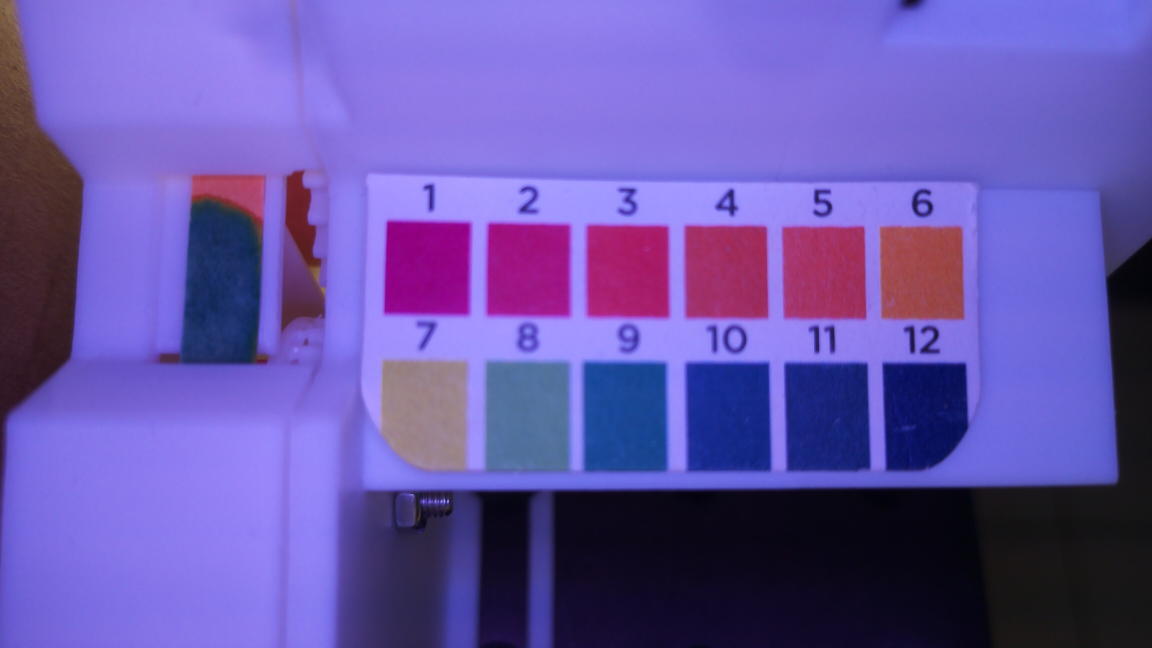
#> input picture test_images/capture_20250909-171227_200200200.jpg, 4608 x 2592 px (shown at 1/4 size)
$ python ph_grid_color_reader.py ../../test_images/capture_20250909-171227_200200200.jpg
#> lines starting #> are read from the running program, lines starting #| are printed output that depends on the picture
import os
import cv2
import numpy as np
from pathlib import Path
from google.cloud import vision
import itertools
import argparse
from pprint import pprint
from dotenv import load_dotenv

# Load environment variables from .env file
load_dotenv()

# Set up Google Cloud credentials if provided in .env
if os.getenv('GOOGLE_APPLICATION_CREDENTIALS'):
    os.environ['GOOGLE_APPLICATION_CREDENTIALS'] = os.getenv('GOOGLE_APPLICATION_CREDENTIALS')

# --- CONFIG ---
# Path to the image to analyze
IMAGE_PATH = "C:/Users/yasee/Documents/Projects/pizerocam/test_images/capture_20250909-171227_200200200.jpg"
  # Change to your image path

# --- STEP 1: OCR Detection and Text Box Visualization ---

def detect_text_boxes(image_path):
    """Detect text and bounding boxes using Google Cloud Vision API."""
    client = vision.ImageAnnotatorClient()
    image = cv2.imread(image_path)
    success, buffer = cv2.imencode('.jpg', image)
    if not success:
        raise RuntimeError("Failed to encode image for Vision API")
    vision_image = vision.Image(content=buffer.tobytes())
    response = client.text_detection(image=vision_image)
    texts = response.text_annotations
    detections = []
    for text in texts[1:]:  # Skip the first, which is all text
        vertices = [(v.x, v.y) for v in text.bounding_poly.vertices]
        detections.append({
            'text': text.description,
            'bbox': vertices
        })
    return image, detections

def draw_text_boxes(image, detections, out_path):
    """Draw bounding boxes and text labels on the image and save it."""
    img = image.copy()
    for det in detections:
        bbox = np.array(det['bbox'], dtype=np.int32)
        cv2.polylines(img, [bbox], isClosed=True, color=(0,255,0), thickness=10)
        x, y = bbox[0]
        cv2.putText(img, det['text'], (x+150, y+100), cv2.FONT_HERSHEY_SIMPLEX, 3, (0,255,0), 10)
    cv2.imwrite(out_path, img)
    print(f"Saved labeled text box image to {out_path}")

def cluster_rows(detections, row_gap_thresh=None):
    """Cluster text boxes into rows based on y-coordinate proximity using text height as tolerance."""
    if not detections:
        return []

    # Calculate average text height to use as clustering tolerance
    text_heights = []
    for det in detections:
        bbox = det['bbox']
        text_height = max([p[1] for p in bbox]) - min([p[1] for p in bbox])
        text_heights.append(text_height)
        # Also calculate centers for later use
        det['y_center'] = int(np.mean([p[1] for p in bbox]))
        det['x_center'] = int(np.mean([p[0] for p in bbox]))

    # Use average text height as tolerance, with fallback
    if row_gap_thresh is None:
        avg_text_height = np.mean(text_heights) if text_heights else 40
        row_gap_thresh = int(avg_text_height)
        print(f"Using text-based row clustering tolerance: {row_gap_thresh} pixels (avg text height: {avg_text_height:.1f})")

    # Sort by y_center
    detections_sorted = sorted(detections, key=lambda d: d['y_center'])

    # Group into rows using the text height-based tolerance
    rows = []
    for k, group in itertools.groupby(detections_sorted, key=lambda d: d['y_center']//row_gap_thresh):
        rows.append(list(group))

    print(f"Clustered {len(detections)} detections into {len(rows)} rows")
    return rows

def define_color_boxes(rows, delta_y_frac=0.4, width_frac=0.5):
    """For each number, define a color box below it."""
    # Calculate text box heights to ensure minimum color box height
    all_detections = [det for row in rows for det in row]
    text_heights = []
    for det in all_detections:
        bbox = det['bbox']
        text_height = max([p[1] for p in bbox]) - min([p[1] for p in bbox])
        text_heights.append(text_height)

    if text_heights:
        avg_text_height = np.mean(text_heights)
        min_color_box_height = int(avg_text_height)  # Minimum height = text height
        print(f"Average text height: {avg_text_height:.1f} pixels, minimum color box height: {min_color_box_height}")
    else:
        min_color_box_height = 20  # fallback minimum
        avg_text_height = 20

    if len(rows) < 2:
        print("Warning: Less than 2 rows detected. Using text box height to estimate color box size.")
        # Use text height as a reasonable scale reference
        row_delta = avg_text_height * 3  # Color box should be ~3x text height below
        print(f"Estimated row_delta from text height: {row_delta:.1f} pixels")
    else:
        # Use mean y distance between row centers
        row_delta = abs(np.mean([det['y_center'] for det in rows[1]]) - np.mean([det['y_center'] for det in rows[0]]))
        print(f"Calculated row_delta from row spacing: {row_delta:.1f} pixels")

    # Add minimum spacing to ensure color boxes don't overlap with text
    min_spacing = avg_text_height * 0.5  # At least half text height spacing
    print(f"Using minimum spacing: {min_spacing:.1f} pixels")

    color_boxes = []
    for row in rows:
        # Sort by x
        row_sorted = sorted(row, key=lambda d: d['x_center'])
        # Compute average x distance between numbers
        if len(row_sorted) > 1:
            x_dists = [row_sorted[i+1]['x_center'] - row_sorted[i]['x_center'] for i in range(len(row_sorted)-1)]
            avg_x_dist = np.mean(x_dists)
        else:
            avg_x_dist = 40  # fallback
        for det in row_sorted:
            bbox = det['bbox']
            x_center = det['x_center']
            y_max = max([p[1] for p in bbox])

            # Calculate this specific text box height and width
            text_height = max([p[1] for p in bbox]) - min([p[1] for p in bbox])
            text_width = max([p[0] for p in bbox]) - min([p[0] for p in bbox])

            # Calculate width ensuring it's at least as wide as the text
            calculated_width = int(avg_x_dist * width_frac)
            width = max(calculated_width, text_width, 100)  # Minimum 100 pixels wide

            calculated_height = int(row_delta * delta_y_frac)

            # Ensure height is at least the height of this number's bounding box
            height = max(calculated_height, text_height, min_color_box_height)

            x1 = int(x_center - width//2)
            x2 = int(x_center + width//2)

            # FIXED: More robust positioning - ensure adequate spacing below text
            spacing = max(min_spacing, row_delta * 0.2)  # Use larger of minimum spacing or 30% of row_delta
            y1 = int(y_max + spacing)
            y2 = int(y1 + height)

            print(f"pH {det['text']}: text_height={text_height}, spacing={spacing:.1f}, box=({x1},{y1},{x2},{y2})")

            color_boxes.append({
                'ph_text': det['text'],
                'rect': (x1, y1, x2, y2),
                'x_center': x_center,
                'y_max': y_max
            })
    return color_boxes

def draw_color_boxes(image, detections, color_boxes, out_path=None):
    img = image.copy()
    for det in detections:
        bbox = np.array(det['bbox'], dtype=np.int32)
        cv2.polylines(img, [bbox], isClosed=True, color=(0,255,0), thickness=10)
        x, y = bbox[0]
        cv2.putText(img, det['text'], (x+150, y+100), cv2.FONT_HERSHEY_SIMPLEX, 3, (0,255,0), 10)
    for box in color_boxes:
        x1, y1, x2, y2 = box['rect']
        cv2.rectangle(img, (x1, y1), (x2, y2), (255,255,255), 10)  # White outline
        cv2.putText(img, f"pH {box['ph_text']}", (x1, y2+60), cv2.FONT_HERSHEY_SIMPLEX, 3, (255,255,255), 10)  # White label, size 3
    if out_path:
        cv2.imwrite(out_path, img)
        print(f"Saved labeled color box image to {out_path}")
    return img

# [32 lines left out: function split_multi_digit_detection, not called in this run]

def get_average_colors(image, color_boxes):
    """
    Returns a list of dicts: [{'ph_text': ..., 'avg_color': [B, G, R], 'rect': (x1, y1, x2, y2)}, ...]
    Only includes boxes with valid pH text (numeric, between 0-14).
    """
    results = []
    for box in color_boxes:
        # Filter: only keep valid pH values (numeric strings that can be converted to float 0-14)
        ph_text = box['ph_text']
        try:
            ph_value = float(ph_text)
            if not (0 <= ph_value <= 14):
                print(f"Skipping invalid pH value (out of range): {ph_text}")
                continue
        except ValueError:
            print(f"Skipping non-numeric pH text: {ph_text}")
            continue

        x1, y1, x2, y2 = box['rect']
        # Clamp to image bounds
        x1c, y1c, x2c, y2c = max(0, x1), max(0, y1), min(image.shape[1], x2), min(image.shape[0], y2)
        roi = image[y1c:y2c, x1c:x2c]
        if roi.size == 0:
            avg_color = [0, 0, 0]
        else:
            avg_color = roi.mean(axis=(0, 1)).tolist()  # BGR order
        results.append({
            'ph_text': box['ph_text'],
            'avg_color': avg_color,
            'rect': (x1, y1, x2, y2)
        })
    return results

# [13 lines left out: function find_closest_color, not called in this run]

def get_average_color_of_box(image, x, y, width, height):
    """
    Returns the average BGR color of the box and the region of interest.
    """
    x1, y1, x2, y2 = int(x), int(y), int(x+width), int(y+height)
    x1c, y1c, x2c, y2c = max(0, x1), max(0, y1), min(image.shape[1], x2), min(image.shape[0], y2)
    roi = image[y1c:y2c, x1c:x2c]
    if roi.size == 0:
        avg_color_bgr = [0, 0, 0]
    else:
        avg_color_bgr = [int(round(c)) for c in roi.mean(axis=(0, 1))]
    return avg_color_bgr, (x1c, y1c, x2c, y2c), roi

# [18 lines left out: function highlight_and_label_box, not called in this run]

def convert_bgr_to_color_space(bgr_color, color_space='rgb'):
    """
    Convert BGR color to specified color space.
    Args:
        bgr_color: BGR color as [B, G, R] list/array
        color_space: 'rgb', 'lab', or 'hsv'
    Returns:
        Converted color as numpy array
    """
    bgr_array = np.array(bgr_color, dtype=np.uint8).reshape(1, 1, 3)

    if color_space.lower() == 'rgb':
        # Convert BGR to RGB for consistency
        rgb = cv2.cvtColor(bgr_array, cv2.COLOR_BGR2RGB)
        return rgb.flatten().astype(np.float32)
    elif color_space.lower() == 'lab':
        # Convert BGR to LAB
        lab = cv2.cvtColor(bgr_array, cv2.COLOR_BGR2LAB)
        return lab.flatten().astype(np.float32)
    elif color_space.lower() == 'hsv':
        # Convert BGR to HSV
        hsv = cv2.cvtColor(bgr_array, cv2.COLOR_BGR2HSV)
        return hsv.flatten().astype(np.float32)
    else:
        raise ValueError(f"Unsupported color space: {color_space}. Use 'rgb', 'lab', or 'hsv'.")

# [26 lines left out: function find_closest_detected_ph, not called in this run]

def interpolate_ph_from_distances(distances):
    """
    Interpolate pH value to one decimal place based on two closest references.
    Args:
        distances: Dict of {pH_string: distance}
    Returns:
        Interpolated pH value rounded to 1 decimal place as float
    """
    # Convert pH strings to floats and sort by distance
    ph_distances = [(float(ph), dist) for ph, dist in distances.items()]
    sorted_phs = sorted(ph_distances, key=lambda x: x[1])

    if len(sorted_phs) < 2:
        # Not enough references for interpolation
        return round(sorted_phs[0][0], 1)

    # Get two closest pH values
    ph1, dist1 = sorted_phs[0]
    ph2, dist2 = sorted_phs[1]

    # If distances are very similar or first distance is zero, return closest
    if dist1 == 0 or dist2 == 0:
        return round(ph1, 1)

    # Inverse distance weighting for interpolation
    weight1 = 1.0 / dist1
    weight2 = 1.0 / dist2
    total_weight = weight1 + weight2

    interpolated_ph = (ph1 * weight1 + ph2 * weight2) / total_weight
    return round(interpolated_ph, 1)

def ph_from_image(image_path, return_all_color_spaces=False, output_dir=None, interpolate=True):
    """
    Detect pH from color grid image.

    Args:
        image_path: Path to the image file to analyze
        return_all_color_spaces: If True, returns dict with results from RGB, LAB, and HSV.
                                 If False, returns single pH value from RGB (default behavior)
        output_dir: Directory to save annotated images. If None, saves to ~/Pictures/pH_photos/
                   If "same", saves to same directory as input image
        interpolate: If True, interpolates pH to 1 decimal place; if False, returns exact match

    Returns:
        If return_all_color_spaces=False: pH value as string or float (e.g., "7" or 7.3)
        If return_all_color_spaces=True: dict like {'rgb': 7.3, 'lab': 7.1, 'hsv': 8.0,
                                                     'distances': {'rgb': 15.2, 'lab': 12.1, 'hsv': 18.5}}
    """
    # Setup output directory
    if output_dir == "same":
        # Save in same directory as input image
        output_dir = Path(image_path).parent
    elif output_dir is None:
        # Default to ~/Pictures/pH_photos/
        home_dir = Path.home()
        output_dir = home_dir / "Pictures" / "pH_photos"
    else:
        output_dir = Path(output_dir)

    output_dir.mkdir(parents=True, exist_ok=True)

    # Extract base filename without extension from input image
    input_filename = Path(image_path).stem  # e.g., "capture_20250715-151115_200200200"

    image, detections = detect_text_boxes(image_path)
    # Compute average width of single-digit boxes
    single_digit_widths = [
        max([p[0] for p in det['bbox']]) - min([p[0] for p in det['bbox']])
        for det in detections if len(det['text']) == 1 and det['text'].isdigit()
    ]
    avg_digit_width = np.mean(single_digit_widths) if single_digit_widths else 40
    # Split multi-digit detections
    split_detections = []
    for det in detections:
        split_detections.extend(split_multi_digit_detection(det, avg_digit_width))
    detections = split_detections
    out_path1 = output_dir / f"{input_filename}_step1_text_boxes.png"
    draw_text_boxes(image, detections, str(out_path1))

    # --- STEP 2 ---
    rows = cluster_rows(detections)

    color_boxes = define_color_boxes(rows)
    out_path2 = output_dir / f"{input_filename}_step2_color_boxes.png"
    draw_color_boxes(image, detections, color_boxes, str(out_path2))

    # --- STEP 3: Get average colors ---
    avg_colors = get_average_colors(image, color_boxes)
    # --- STEP 4: Find pH using different color spaces ---
    avg_bgr, box_coords, roi = get_average_color_of_box(image, 1350, 1250, 150, 300) # this is the box of pH strip - adjusted for left side pink strip

    if return_all_color_spaces:
        # Calculate pH for all three color spaces
        results = {}
        all_distances = {}
        color_spaces = ['rgb', 'lab', 'hsv']

        for color_space in color_spaces:
            # Get distances to all pH values in this color space
            distances_dict = {}
            target_converted = convert_bgr_to_color_space(avg_bgr, color_space)

            for entry in avg_colors:
                bgr = [int(round(c)) for c in entry['avg_color']]
                ref_converted = convert_bgr_to_color_space(bgr, color_space)
                dist = np.linalg.norm(ref_converted - target_converted)
                distances_dict[entry['ph_text']] = dist

            # Interpolate or get closest
            if interpolate:
                ph_value = interpolate_ph_from_distances(distances_dict)
                results[color_space] = ph_value
            else:
                closest_ph = min(distances_dict, key=distances_dict.get)
                results[color_space] = closest_ph

            # Store minimum distance for reference
            all_distances[color_space] = min(distances_dict.values())

            print(f"{color_space.upper()} color space: pH={results[color_space]}, min distance={all_distances[color_space]:.2f}")

        # Save highlighted image with RGB result (default)
        out_path3 = output_dir / f"{input_filename}_step3_highlighted_box.png"
        highlight_and_label_box(image, box_coords, results['rgb'], str(out_path3),
                               color_boxes=color_boxes, detections=detections)

        results['distances'] = all_distances
        return results
    else:
        # Single color space mode - return pH using RGB
        distances_dict = {}
        target_converted = convert_bgr_to_color_space(avg_bgr, 'rgb')

        for entry in avg_colors:
            bgr = [int(round(c)) for c in entry['avg_color']]
            ref_converted = convert_bgr_to_color_space(bgr, 'rgb')
            dist = np.linalg.norm(ref_converted - target_converted)
            distances_dict[entry['ph_text']] = dist

        # Interpolate or get closest
        if interpolate:
            ph_result = interpolate_ph_from_distances(distances_dict)
        else:
            ph_result = min(distances_dict, key=distances_dict.get)

        out_path3 = output_dir / f"{input_filename}_step3_highlighted_box.png"
        highlight_and_label_box(image, box_coords, ph_result, str(out_path3),
                               color_boxes=color_boxes, detections=detections)

        if ph_result is not None:
            return ph_result
        else:
            return None


def main():
    parser = argparse.ArgumentParser(description="Detect pH from color grid image.")
    parser.add_argument("image_path", help="Path to the image file to analyze")
    args = parser.parse_args()
    result = ph_from_image(args.image_path)
#> in detect_text_boxes, image is the input picture: shape (2592, 4608, 3); mean B, G, R 169.1, 84.7, 102.5
#> in ph_from_image, `image, detections = detect_text_boxes(image_path)`: detections = []
#> in ph_from_image, `avg_digit_width = np.mean(single_digit_widths) if single_digit_widths ..`: avg_digit_width = 40
#> after the loop in ph_from_image, `for det in detections:`: split_detections = []
#> in get_average_color_of_box, `roi = image[y1c:y2c, x1c:x2c]`:
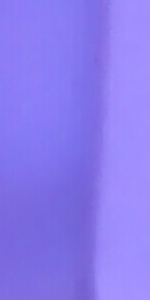
#> roi: shape (300, 150, 3); mean B, G, R 239.3, 122.7, 138.4
#> in get_average_color_of_box, `avg_color_bgr = [int(round(c)) for c in roi.mean(axis=(0, 1))]`: avg_color_bgr = [239, 123, 138]
#> in ph_from_image, `avg_bgr, box_coords, roi = get_average_color_of_box(image, 1350, 1250,..`: box_coords = (1350, 1250, 1500, 1550)
#> in convert_bgr_to_color_space, `bgr_array = np.array(bgr_color, dtype=np.uint8).reshape(1, 1, 3)`: bgr_array = [[239, 123, 138]]
#> in convert_bgr_to_color_space, `rgb = cv2.cvtColor(bgr_array, cv2.COLOR_BGR2RGB)`: rgb = [[138, 123, 239]]
#> in ph_from_image, `target_converted = convert_bgr_to_color_space(avg_bgr, 'rgb')`: target_converted = [138, 123, 239]
#> after the loop in ph_from_image, `for entry in avg_colors:`: distances_dict = 0 items
#> in interpolate_ph_from_distances, `ph_distances = [(float(ph), dist) for ph, dist in distances.items()]`: ph_distances = []
    print(result if result is not None else "NULL")

if __name__ == "__main__":
#> (the run stopped early here; a loop or call above may not have finished)

$ run again, with test_images/capture_20251015-105810_010010007.jpg copied over test_images/capture_20250909-171227_200200200.jpg
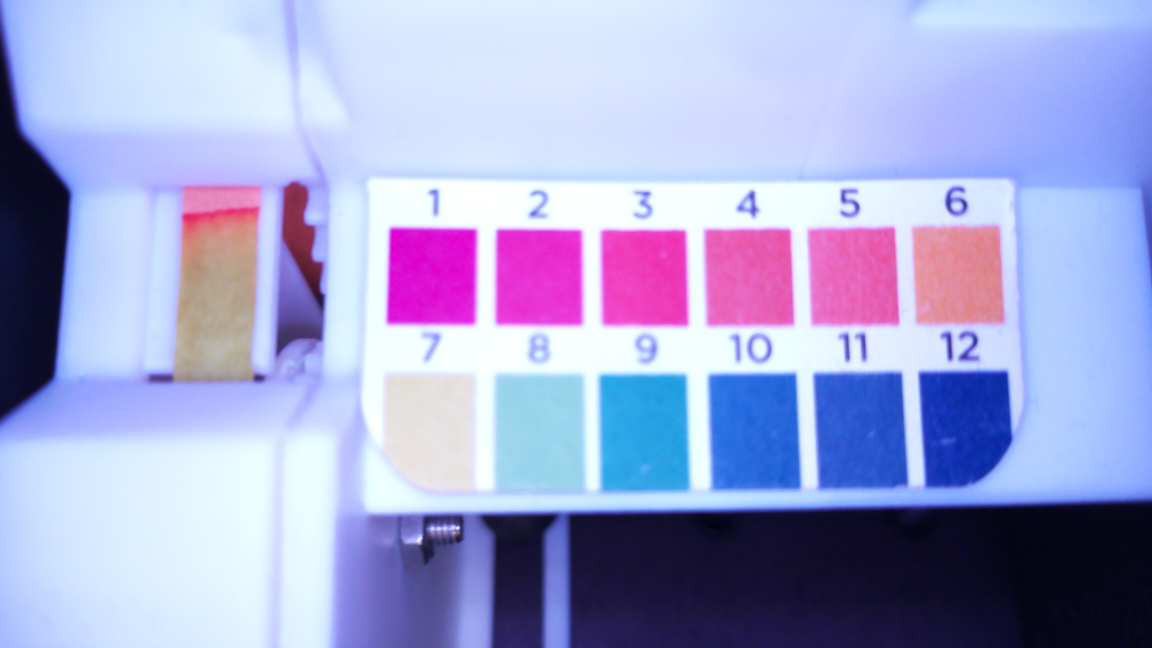
#> input picture test_images/capture_20251015-105810_010010007.jpg, 4608 x 2592 px (shown at 1/4 size)
#> in detect_text_boxes, image is the input picture: shape (2592, 4608, 3); mean B, G, R 212.2, 166.4, 163
#> detections = []
#> avg_digit_width = 40
#> after the loop in ph_from_image, `for det in detections:`: split_detections = []
#> in get_average_color_of_box, `roi = image[y1c:y2c, x1c:x2c]`:
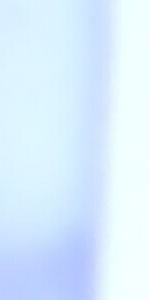
#> roi: shape (300, 150, 3); mean B, G, R 254.7, 237.7, 218.4
#> avg_color_bgr = [255, 238, 218]
#> box_coords = (1350, 1250, 1500, 1550)
#> bgr_array = [[255, 238, 218]]
#> rgb = [[218, 238, 255]]
#> target_converted = [218, 238, 255]
#> after the loop in ph_from_image, `for entry in avg_colors:`: distances_dict = 0 items
#> ph_distances = []

$ run again, with test_images/capture_20251015-110425_010010007.jpg copied over test_images/capture_20250909-171227_200200200.jpg
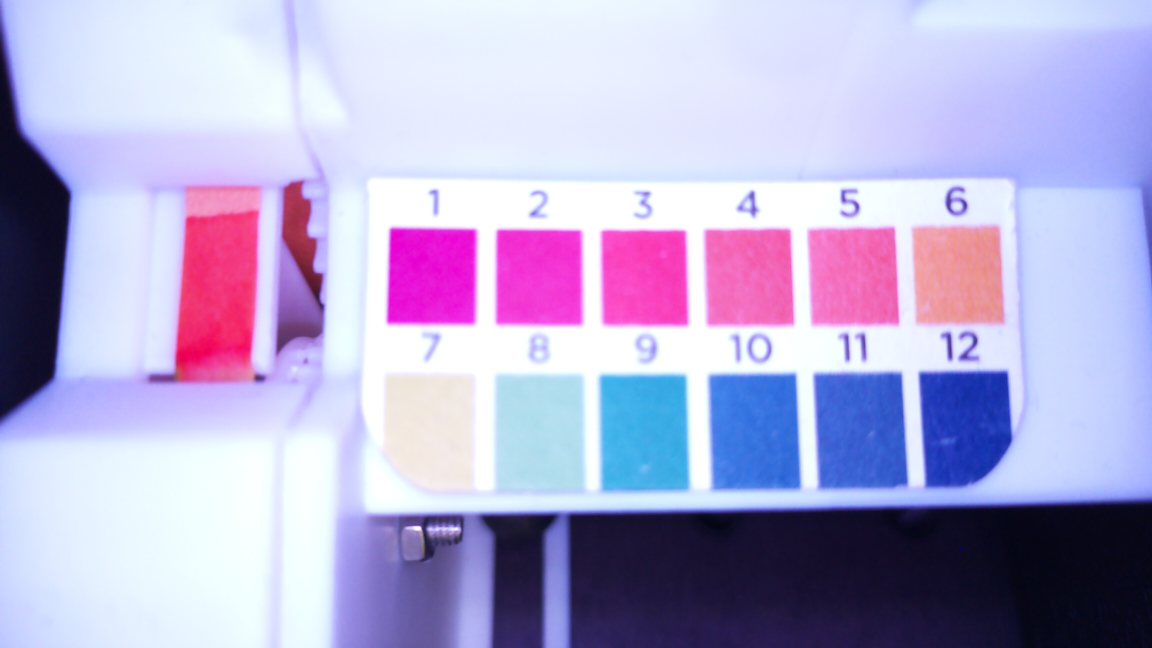
#> input picture test_images/capture_20251015-110425_010010007.jpg, 4608 x 2592 px (shown at 1/4 size)
#> in detect_text_boxes, image is the input picture: shape (2592, 4608, 3); mean B, G, R 212.9, 172.7, 180.4
#> detections = []
#> avg_digit_width = 40
#> after the loop in ph_from_image, `for det in detections:`: split_detections = []
#> in get_average_color_of_box, `roi = image[y1c:y2c, x1c:x2c]`:
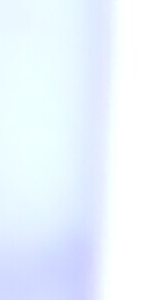
#> roi: shape (300, 150, 3); mean B, G, R 254.6, 244.9, 235.2
#> avg_color_bgr = [255, 245, 235]
#> box_coords = (1350, 1250, 1500, 1550)
#> bgr_array = [[255, 245, 235]]
#> rgb = [[235, 245, 255]]
#> target_converted = [235, 245, 255]
#> after the loop in ph_from_image, `for entry in avg_colors:`: distances_dict = 0 items
#> ph_distances = []
